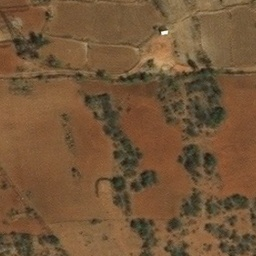
#> input picture dataset/gundul/gundul (111).jpg, 256 x 256 px; its folder holds only this picture in this run
$ jupyter execute --allow-errors training.ipynb
#> lines starting #> are read from the running program, lines starting #| are printed output that depends on the picture; long printed decimals are rounded
[cell 1]
import cv2 as cv
import matplotlib.pyplot as plt
import numpy as np
import pandas as pd
import os
import math
from sklearn.model_selection import train_test_split
from sklearn.svm import SVC
from sklearn.neighbors import KNeighborsClassifier
from sklearn.metrics import classification_report

[cell 2]
def process_dataset(folder):
#> called with folder = 'dataset/'
    images = []
    filenames = []
    labels = []

    for label in os.listdir(folder):
        for filename in os.listdir("dataset/"+label):
            img = cv.imread(os.path.join("dataset/"+label,filename))
#> img is the input picture: shape (256, 256, 3); mean B, G, R 56.4, 85.7, 116.1
            filenames.append(filename)
            labels.append(label)
            if img is not None:
                width = 256
                height = 256
                dim = (width, height)
                resized = cv.resize(img, dim, interpolation=cv.INTER_AREA)
                gray = cv.cvtColor(resized, cv.COLOR_BGR2GRAY)
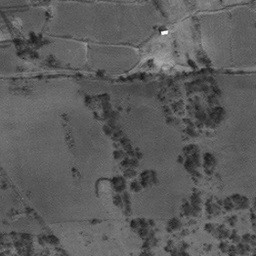
#> gray: shape (256, 256); min 23, max 251, mean 91.5
                images.append(gray)
    return images, filenames, labels

[cell 3]
# [18 lines left out: function process_dataset_result, not called in this run]

[cell 4]
dataset = "dataset/"
images, filenames, labels = process_dataset(dataset)
#> images = 2 items; filenames = ['gundul (111).jpg', 'gundul (1).jpg']; labels = ['gundul', 'hutan gundul']

[cell 5]
dataset = "result/"
#> (the rest of this cell did not finish here and is left out)


[cell 6]
def calculate_glcm(image):
    glcm = np.zeros((256, 256), dtype=np.float64)
    height, width = image.shape
    for i in range(height):
        for j in range(width - 1):
            glcm[image[i, j], image[i, j + 1]] += 1

    glcm /= glcm.sum()
    return glcm

[cell 7]
def calculate_contrast(glcm):
    # Menghitung kontras berdasarkan matriks GLCM
    contrast = 0
    rows, cols = glcm.shape
    for i in range(rows):
        for j in range(cols):
            contrast += ((i - j) ** 2) * glcm[i, j]

    return contrast

[cell 8]
def calculate_homogeneity(glcm):
    # Menghitung homogenitas berdasarkan matriks GLCM
    homogeneity = 0
    rows, cols = glcm.shape
    for i in range(rows):
        for j in range(cols):
            homogeneity += glcm[i, j] / (1 + abs(i - j))

    return homogeneity

[cell 9]
def calculate_entropy(glcm):
    # Menghitung entropi berdasarkan matriks GLCM
    entropy = 0
    rows, cols = glcm.shape
    for i in range(rows):
        for j in range(cols):
            if glcm[i, j] > 0:
                entropy += glcm[i, j] * math.log2(glcm[i, j])

    return -entropy

[cell 10]
# Ekstraksi ciri tekstur untuk setiap citra
contrast_values = []
homogeneity_values = []
entropy_values = []
for i in range(len(images)):
    glcm = calculate_glcm(images[i])
    contrast = calculate_contrast(glcm)
    homogeneity = calculate_homogeneity(glcm)
    entropy = calculate_entropy(glcm)
    contrast_values.append(contrast)
    homogeneity_values.append(homogeneity)
    entropy_values.append(entropy)
#> this loop made 2 passes
#> (height in calculate_glcm, width in calculate_glcm, contrast, homogeneity, entropy) on passes 1 to 2: (256, 256, 46.63, 0.304, 10.59), (256, 256, 1504.8, 0.931, 0.997)
#> pass 1, `glcm = calculate_glcm(images[i])`:
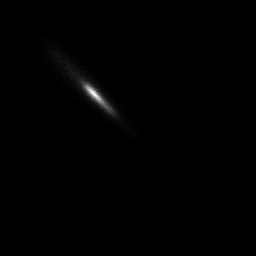
#> glcm: shape (256, 256) float64; min 0, max 0.00377, mean 1.53e-05; drawn with min black and max white
#> after the loop, contrast_values = [46.63, 1504.8]; entropy_values = [10.59, 0.997]; homogeneity_values = [0.304, 0.931]

# Menampilkan hasil ekstraksi ciri tekstur
data = {'Filename': filenames, 'Contrast': contrast_values, 'Homogeneity': homogeneity_values, 'Entropy': entropy_values}
#> data = {'Filename': ['gundul (111).jpg', 'gundul (1).jpg'], 'Contrast': [46.63, 1504.8], 'Homogeneity': [0.304, 0.931], 'Entropy': [10.59, 0.997]}
df = pd.DataFrame(data)
#> df = table of 2 rows and 4 columns
print(df)
#|            Filename     Contrast  Homogeneity    Entropy
#| 0  gundul (111).jpg    46.626     0.3038  10.595
#| 1    gundul (1).jpg  1504.820     0.9305   0.9967

[cell 11]
# Simpan hasil ekstraksi ke dalam DataFrame
df = pd.DataFrame(data)

# Simpan DataFrame ke dalam file CSV
df.to_csv('hasil_ekstraksi.csv', index=False)

[cell 12]
# Membaca data dari file hasil ekstraksi ciri tekstur
data = pd.read_csv('hasil_ekstraksi.csv')
#> (reads hasil_ekstraksi.csv from the repository)

# Visualisasi scatter plot
plt.scatter(data['Contrast'], data['Homogeneity'], c=data['Entropy'], cmap='viridis')
plt.colorbar(label='Entropy')
plt.xlabel('Contrast')
plt.ylabel('Homogeneity')
plt.title('Scatter Plot: Contrast vs Homogeneity')
plt.show()
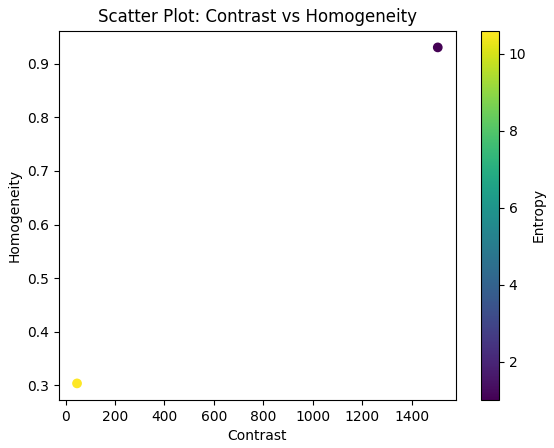
#> figure drawn by matplotlib, 2 panels

[cell 13]
class Glcm:
    def __init__(self) :
        pass

    # [159 lines left out: functions derajat_0, derajat_45, derajat_90, derajat_135, dissimilarity, ASM and 9 more, not called in this run]

[cell 14]
fitur_glcm = Glcm()
hasil = []
#> (the rest of this cell did not finish here and is left out)

[cell 15]
frame = []
indeks = 0
for i in hasil:
    save = []
    save.append(images[indeks])
    indeks+=1
    for j in i:
        en = Glcm.energy(j)
        save.append(en)

        hm = Glcm.homogenitas(j)
        save.append(hm)

        ent = Glcm.entropi(j)
        save.append(ent)

        con = Glcm.contrast(j)
        save.append(con)

        dis = Glcm.dissimilarity(j)
        save.append(dis)

        asm = Glcm.ASM(j)
        save.append(asm)

        mI = Glcm.meanI(j)
        mJ = Glcm.meanJ(j)
        tI = Glcm.taoI(j,mI)
        tJ = Glcm.taoJ(j,mJ)


        cor = Glcm.correlation(j,mI,mJ,tI,tJ)
        save.append(cor)

    frame.append(save)
#> after the loop, frame = []; indeks = 0

[cell 16]
headerPass = ['path','energi0','homogenitas0','entropy0','contras0','dissimilarity0','ASM0','correlation0'
           ,'energi45','homogenitas45','entropy45','contras45','dissimilarity45','ASM45','correlation45'
           ,'energi90','homogenitas90','entropy90','contras90','dissimilarity90','ASM90','correlation90'
           ,'energi135','homogenitas135','entropy135','contras135','dissimilarity135','ASM135','correlation135']
df = pd.DataFrame(frame, columns=headerPass)
#> df = table of 0 rows and 29 columns
